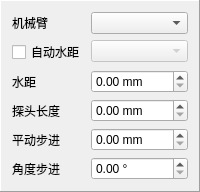
             <widget class="QFrame" name="tcpOptionContainer">
              <property name="frameShape">
               <enum>QFrame::Panel</enum>
              </property>
              <property name="frameShadow">
               <enum>QFrame::Raised</enum>
              </property>
              <layout class="QFormLayout" name="formLayout">
               <item row="0" column="0">
                <widget class="QLabel" name="endPointSelectorTitle">
                 <property name="text">
                  <string>机械臂</string>
                 </property>
                </widget>
               </item>
               <item row="0" column="1">
                <widget class="EndPointSelector" name="endPoints">
                 <property name="enabled">
                  <bool>true</bool>
                 </property>
                </widget>
               </item>
               <item row="1" column="0">
                <widget class="QCheckBox" name="autoWaterDistance">
                 <property name="text">
                  <string>自动水距</string>
                 </property>
                </widget>
               </item>
               <item row="1" column="1">
                <widget class="QComboBox" name="bindingChannel">
                 <property name="enabled">
                  <bool>false</bool>
                 </property>
                </widget>
               </item>
               <item row="2" column="0">
                <widget class="QLabel" name="waterDistanceTitle">
                 <property name="text">
                  <string>水距</string>
                 </property>
                </widget>
               </item>
               <item row="2" column="1">
                <widget class="QDoubleSpinBox" name="waterDistance">
                 <property name="enabled">
                  <bool>true</bool>
                 </property>
                 <property name="suffix">
                  <string> mm</string>
                 </property>
                 <property name="maximum">
                  <double>9999.000000000000000</double>
                 </property>
                 <property name="singleStep">
                  <double>0.100000000000000</double>
                 </property>
                </widget>
               </item>
               <item row="3" column="0">
                <widget class="QLabel" name="probeLengthTitle">
                 <property name="text">
                  <string>探头长度</string>
                 </property>
                </widget>
               </item>
               <item row="3" column="1">
                <widget class="QDoubleSpinBox" name="probeLength">
                 <property name="suffix">
                  <string> mm</string>
                 </property>
                 <property name="maximum">
                  <double>9999.000000000000000</double>
                 </property>
                 <property name="singleStep">
                  <double>0.100000000000000</double>
                 </property>
                </widget>
               </item>
               <item row="4" column="0">
                <widget class="QLabel" name="moveStepTitle">
                 <property name="text">
                  <string>平动步进</string>
                 </property>
                </widget>
               </item>
               <item row="4" column="1">
                <widget class="QDoubleSpinBox" name="moveStep">
                 <property name="suffix">
                  <string> mm</string>
                 </property>
                 <property name="maximum">
                  <double>9999.000000000000000</double>
                 </property>
                 <property name="singleStep">
                  <double>0.100000000000000</double>
                 </property>
                </widget>
               </item>
               <item row="5" column="0">
                <widget class="QLabel" name="rotateStepTitle">
                 <property name="text">
                  <string>角度步进</string>
                 </property>
                </widget>
               </item>
               <item row="5" column="1">
                <widget class="QDoubleSpinBox" name="rotateStep">
                 <property name="suffix">
                  <string> °</string>
                 </property>
                 <property name="maximum">
                  <double>30.000000000000000</double>
                 </property>
                 <property name="singleStep">
                  <double>0.100000000000000</double>
                 </property>
                </widget>
               </item>
              </layout>
             </widget>
